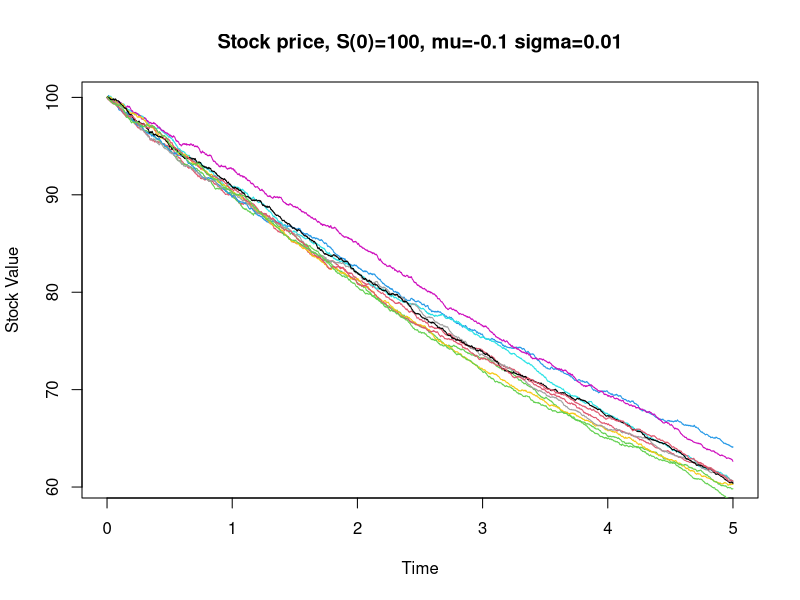
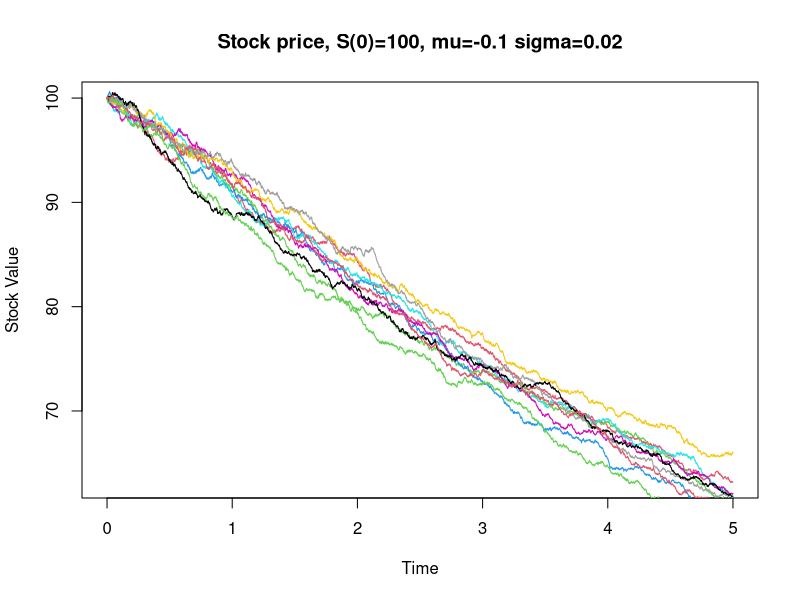
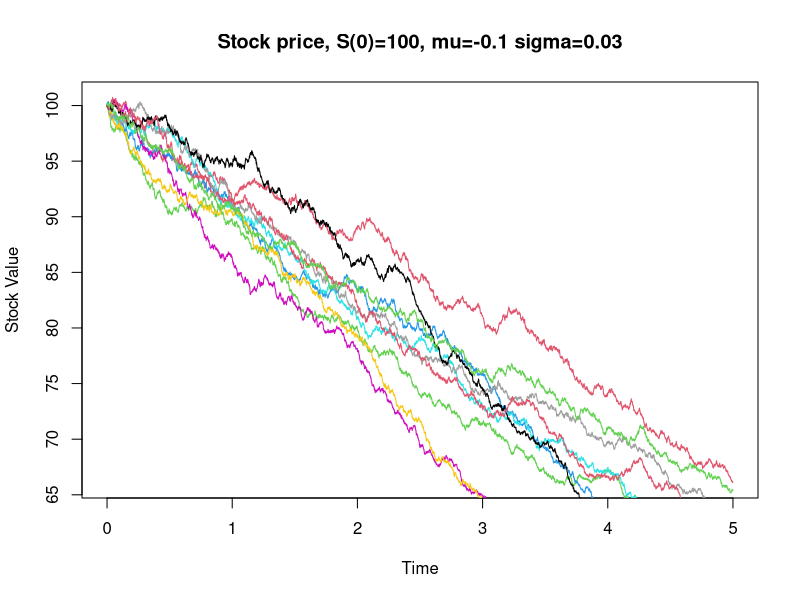
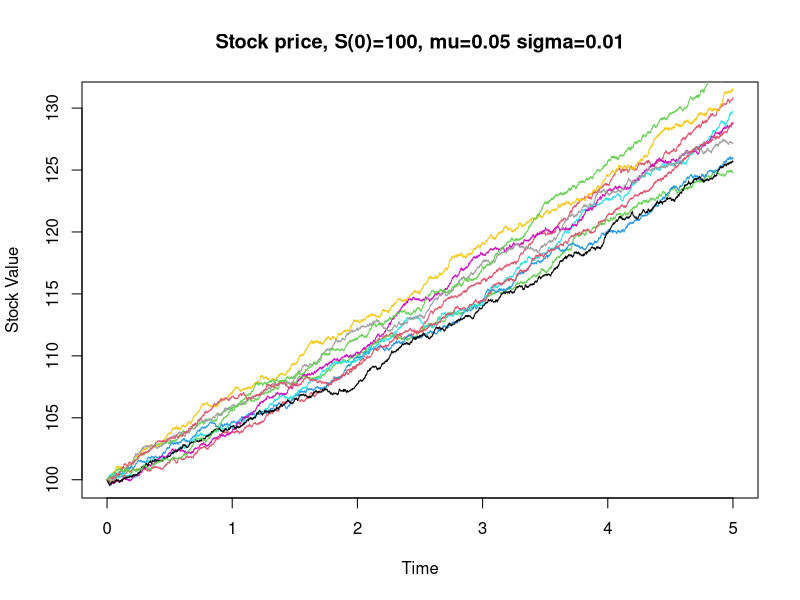
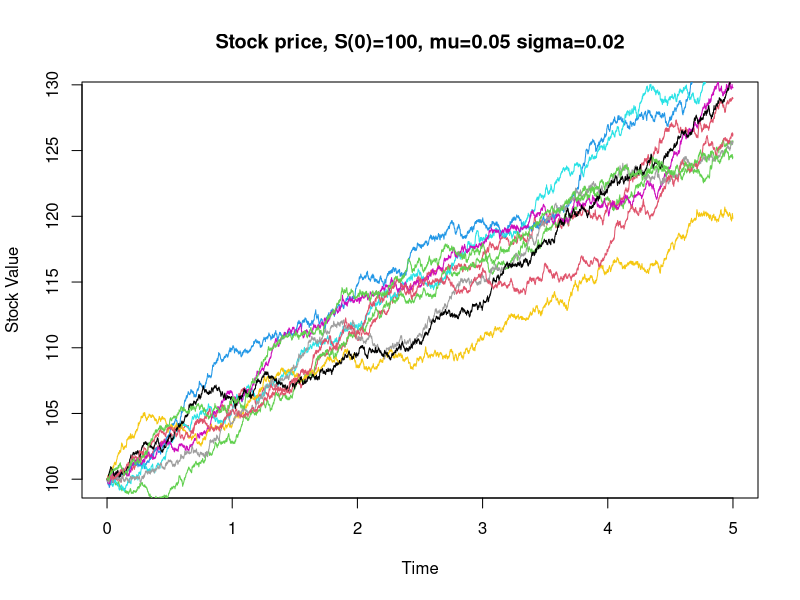
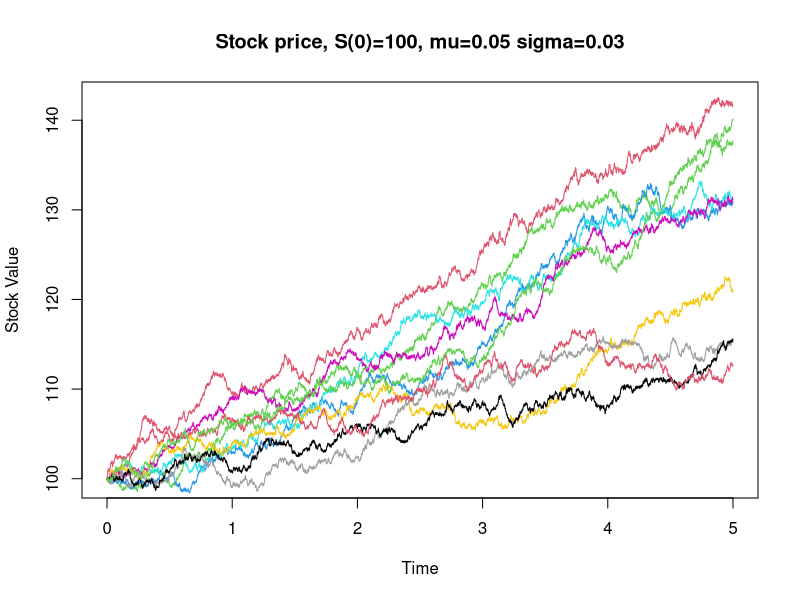
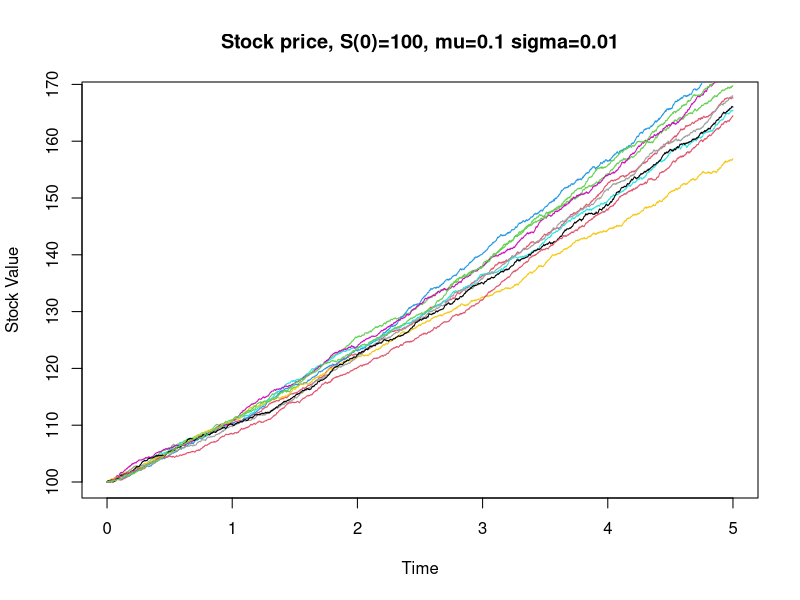
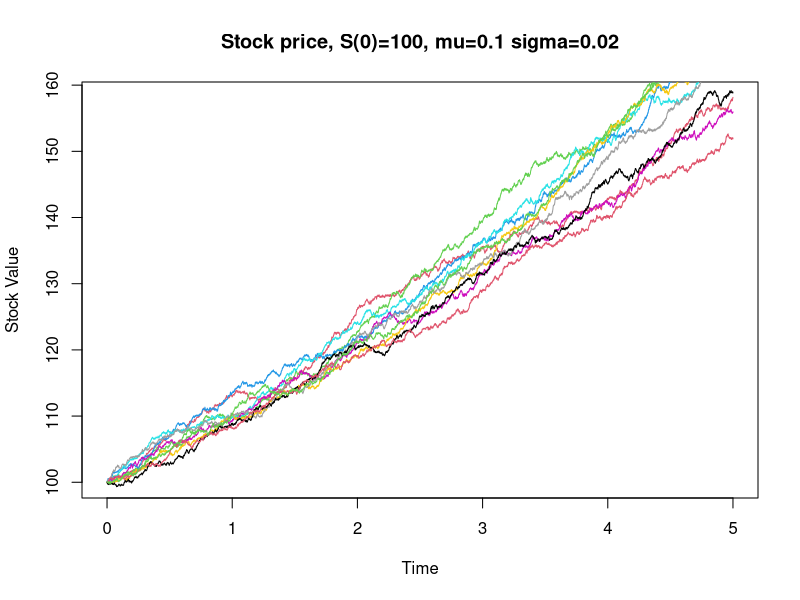

Source code (R) for these figures, in order:
m <- 500 # No. of paths
n <- 5000  # No of time points
k <- 0

# Time
t <- 5
dt <- t/n

# Properties of Stock selected by us
s0 <- 100   # initial price
Mu <- c(-0.1, 0.05, 0.1)
Sigma <- c(0.01, 0.02, 0.03)

# Some required extras
w5 <- vector(,m)
T <- seq(0, t, dt)
pal <- palette()

for (mu in Mu) {
    for (sigma in Sigma) {

        for (i in 1:m) {
            Z <- rnorm(n)
            S <- cumsum(c(log(s0), (mu - (sigma^2)/2)*dt + sigma*(dt^(1/2))*Z))
            S <- exp(S)
            w5[i] <- S[n + 1]
            if(i == 1) {
                plot(T, S,  col=pal[i %% 8 + 1], cex=0.00001, main=paste0("Stock price, S(0)=",toString(s0),", mu=",toString(mu)," sigma=",toString(sigma)), xlab="Time", ylab="Stock Value", type="l")
            } else if (i <= 10){
                lines(T, S, col=pal[i %% 8 + 1], cex=0.00001)
            }
        }
        k <- k + 1
        dev.copy(png,paste0("plot",toString(k),".png"));
        dev.off ();

        cat("\nStock price, S(0)=",s0,", mu=",mu," sigma=",sigma,"\\\\\\\\\n")
        cat(" Expected value of S(5), Theoretical = ", s0*exp(mu*t), ", Simulated = ", mean(w5),"\\\\\n")
        cat(" Variance of S(5) Theoretical = ", (s0^2)*(exp(2*mu*t)*(exp((sigma^2)*t) - 1)) , ", Simulated = ", var(w5),"\\\\\n\n")
        cat("\\includegraphics{",paste0("plot",toString(k)),"}\n")
        cat("\\pagebreak \n\n")

    }
}

rm(list = ls())
